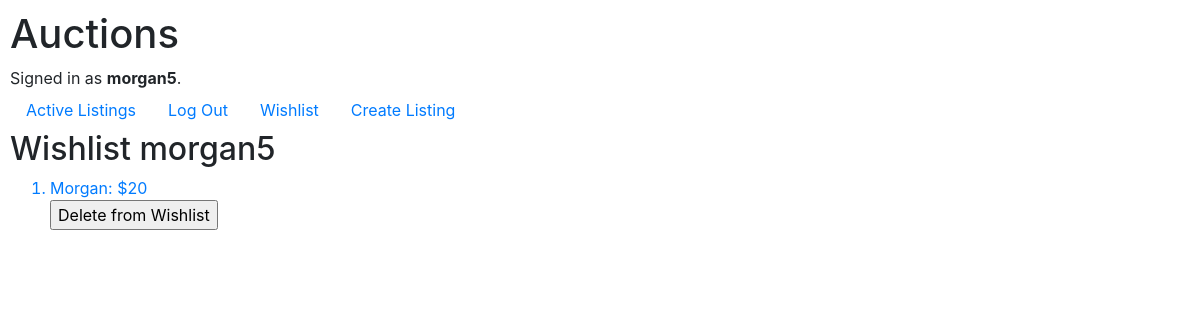
Page /auctions/gowar3/wishlist (signed in) on the earlier database version.
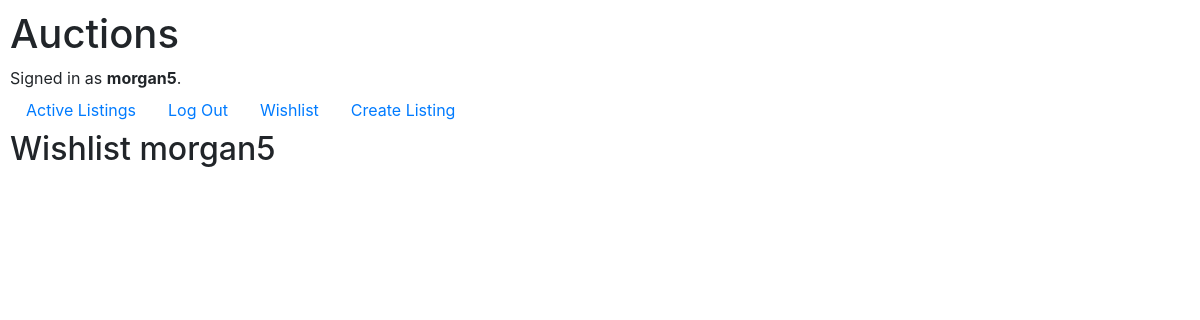
Same page on the later database version.
### auctions/models.py (models this page shows, shortened)
class User(AbstractUser):
    pass

class Listing(models.Model):
    creator = models.CharField(max_length=64)
    title = models.CharField(max_length=64)
    description = models.CharField(max_length=64)
    price = models.IntegerField()
    winner = models.CharField(max_length=64, default="None")
    status = models.CharField(max_length=64, default="active")
    users = models.ManyToManyField(User, blank=True, related_name= "wishlist")

### auctions/views.py (the view)
# urls.py: path("<str:user>/wishlist", views.wishlist, name="wishlist")
def wishlist(request, user):
    wisher = User.objects.get(username = user)
    if request.method == "POST" and "listing_title" in request.POST:
        listing_title = request.POST["listing_title"]
        wish = Listing.objects.get(pk = listing_title)
        wish.users.add(wisher)
    if "delete" in request.POST:
        listing_delete = request.POST["delete"]
        title_delete = Listing.objects.get(pk=listing_delete)
        title_delete.users.remove(wisher)
    return render(request, "auctions/wishlist.html", {
        "wishlist": wisher.wishlist.all()
    })

### auctions/templates/auctions/wishlist.html (shortened to what this page needs)
{% extends 'auctions/layout.html' %}
{% block body %}
    <h2>Wishlist {{ user.username }}</h2>
    <ol>
    {% for wish in wishlist %}
        <a href="{% url 'listing' wish.id %}"><li>{{ wish.title }}: ${{ wish.price }}</li></a>
        <form action="{% url 'wishlist' user.username %}" method="post">
            <input type="submit" value="Delete from Wishlist">
        </form>
    {% endfor %}
    </ol>
{% endblock %}

### auctions/templates/auctions/layout.html (shortened to what this page needs)
{% load static %}
<!DOCTYPE html>
<html lang="en">
    <head>
        <link rel="stylesheet" href="https://stackpath.bootstrapcdn.com/bootstrap/4.4.1/css/bootstrap.min.css">
        <link href="{% static 'auctions/styles.css' %}" rel="stylesheet">
    </head>
    <body>
        <h1>Auctions</h1>
        <div>
            {% if user.is_authenticated %}
                Signed in as <strong>{{ user.username }}</strong>.
            {% else %}
                Not signed in.
            {% endif %}
        </div>
        <ul class="nav">
            <li class="nav-item">
                <a class="nav-link" href="{% url 'index' %}">Active Listings</a>
            </li>
            {% if user.is_authenticated %}
                <li class="nav-item">
                    <a class="nav-link" href="{% url 'logout' %}">Log Out</a>
                </li>
                <li class="nav-item">
                    <a class="nav-link" href="{% url 'wishlist' user.username%}">Wishlist</a>
                </li>
                <li class="nav-item">
                    <a class="nav-link" href="{% url 'new'%}">Create Listing</a>
                </li>
            {% endif %}
        </ul>
        {% block body %}
        {% endblock %}
    </body>
</html>

### auctions/static/auctions/styles.css (style rules this page uses)
body { padding: 10px; }

Differences in the rows shown:
removed Listing: title "Morgan", price "20"
